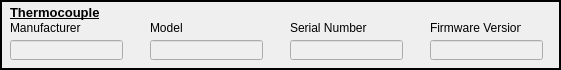
        <widget class="QFrame" name="frame_8">
            <property name="geometry">
                <rect>
                    <x>10</x>
                    <y>552</y>
                    <width>561</width>
                    <height>70</height>
                </rect>
            </property>
            <property name="frameShape">
                <enum>QFrame::Box</enum>
            </property>
            <property name="frameShadow">
                <enum>QFrame::Plain</enum>
            </property>
            <property name="lineWidth">
                <number>2</number>
            </property>
            <property name="midLineWidth">
                <number>1</number>
            </property>
            <widget class="QLineEdit" name="THERMO_MANUFACTURER_FIELD">
                <property name="enabled">
                    <bool>false</bool>
                </property>
                <property name="geometry">
                    <rect>
                        <x>10</x>
                        <y>40</y>
                        <width>113</width>
                        <height>20</height>
                    </rect>
                </property>
            </widget>
            <widget class="QLabel" name="label_37">
                <property name="geometry">
                    <rect>
                        <x>10</x>
                        <y>20</y>
                        <width>91</width>
                        <height>16</height>
                    </rect>
                </property>
                <property name="text">
                    <string>Manufacturer</string>
                </property>
            </widget>
            <widget class="QLineEdit" name="THERMO_MODELNUM_FIELD">
                <property name="enabled">
                    <bool>false</bool>
                </property>
                <property name="geometry">
                    <rect>
                        <x>150</x>
                        <y>40</y>
                        <width>113</width>
                        <height>20</height>
                    </rect>
                </property>
            </widget>
            <widget class="QLabel" name="label_38">
                <property name="geometry">
                    <rect>
                        <x>150</x>
                        <y>20</y>
                        <width>81</width>
                        <height>16</height>
                    </rect>
                </property>
                <property name="text">
                    <string>Model</string>
                </property>
            </widget>
            <widget class="QLabel" name="label_39">
                <property name="geometry">
                    <rect>
                        <x>290</x>
                        <y>20</y>
                        <width>81</width>
                        <height>16</height>
                    </rect>
                </property>
                <property name="text">
                    <string>Serial Number</string>
                </property>
            </widget>
            <widget class="QLineEdit" name="THERMO_SN_FIELD">
                <property name="enabled">
                    <bool>false</bool>
                </property>
                <property name="geometry">
                    <rect>
                        <x>290</x>
                        <y>40</y>
                        <width>113</width>
                        <height>20</height>
                    </rect>
                </property>
            </widget>
            <widget class="QLabel" name="label_40">
                <property name="geometry">
                    <rect>
                        <x>430</x>
                        <y>20</y>
                        <width>91</width>
                        <height>16</height>
                    </rect>
                </property>
                <property name="text">
                    <string>Firmware Version</string>
                </property>
            </widget>
            <widget class="QLineEdit" name="THERMO_FIRMWARE_V_FIELD">
                <property name="enabled">
                    <bool>false</bool>
                </property>
                <property name="geometry">
                    <rect>
                        <x>430</x>
                        <y>40</y>
                        <width>113</width>
                        <height>20</height>
                    </rect>
                </property>
            </widget>
            <widget class="QLabel" name="label_41">
                <property name="geometry">
                    <rect>
                        <x>10</x>
                        <y>5</y>
                        <width>271</width>
                        <height>16</height>
                    </rect>
                </property>
                <property name="autoFillBackground">
                    <bool>false</bool>
                </property>
                <property name="frameShape">
                    <enum>QFrame::NoFrame</enum>
                </property>
                <property name="frameShadow">
                    <enum>QFrame::Plain</enum>
                </property>
                <property name="lineWidth">
                    <number>0</number>
                </property>
                <property name="midLineWidth">
                    <number>0</number>
                </property>
                <property name="text">
                    <string>&lt;html&gt;&lt;head/&gt;&lt;body&gt;&lt;p&gt;&lt;span style=&quot; font-size:10pt;
                        font-weight:600; text-decoration: underline;&quot;&gt;Thermocouple&lt;/span&gt;&lt;/p&gt;&lt;/body&gt;&lt;/html&gt;
                    </string>
                </property>
                <property name="openExternalLinks">
                    <bool>false</bool>
                </property>
            </widget>
        </widget>
